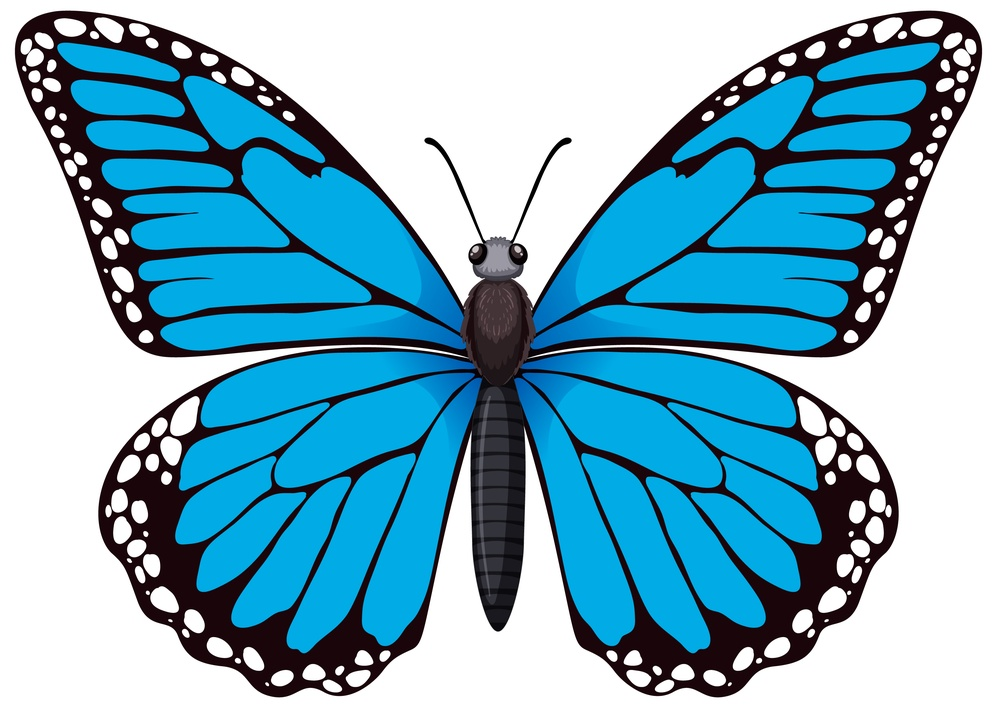
#> input picture LW1/image.jpg, 997 x 708 px, shrunk from 5770 x 4094 before the run, found by its file name
$ jupyter execute task-py.ipynb
#> lines starting #> are read from the running program, lines starting #| are printed output that depends on the picture
[cell 1]
import sys
import cv2
import numpy as np
import matplotlib.pyplot as plt

IN_COLAB = 'google.colab' in sys.modules
if IN_COLAB:
    from google.colab import drive
    drive.mount('/content/drive')

image_path = '/content/drive/MyDrive/ColabNotebooks/image.jpg'

bgr = cv2.imread(image_path)
#> bgr is the input picture: shape (708, 997, 3); mean B, G, R 195, 174, 121.8
if bgr is None:
    raise ValueError(f"Failed to read image: {image_path}")

gray  = cv2.cvtColor(bgr, cv2.COLOR_BGR2GRAY)   # Task 3
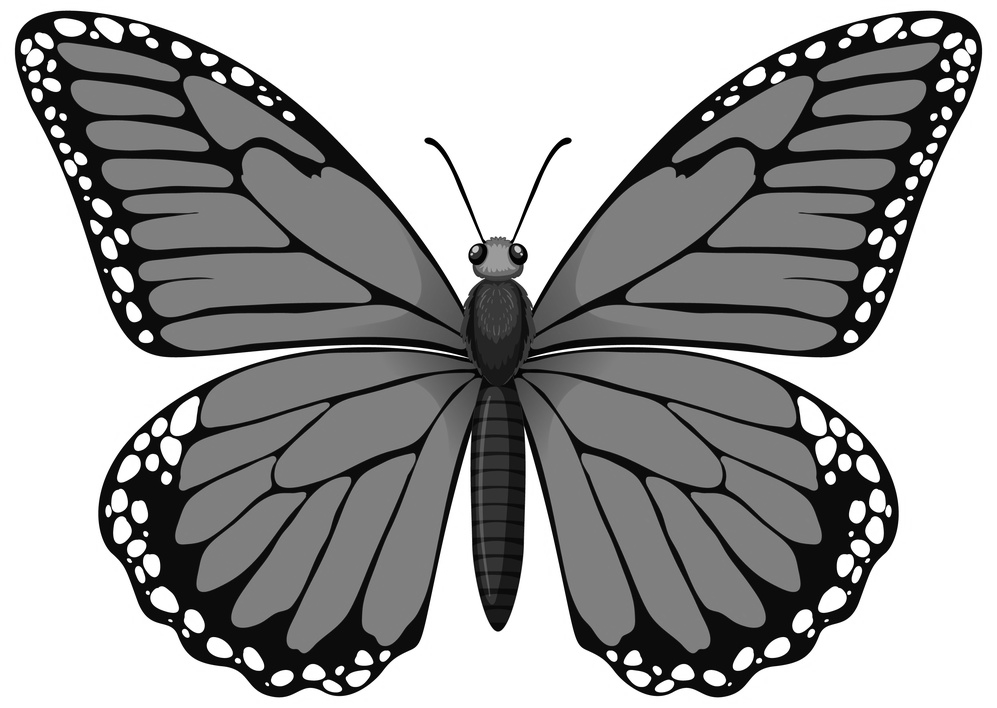
#> gray: shape (708, 997); min 0, max 255, mean 160.8
eq    = cv2.equalizeHist(gray)                  # Task 4
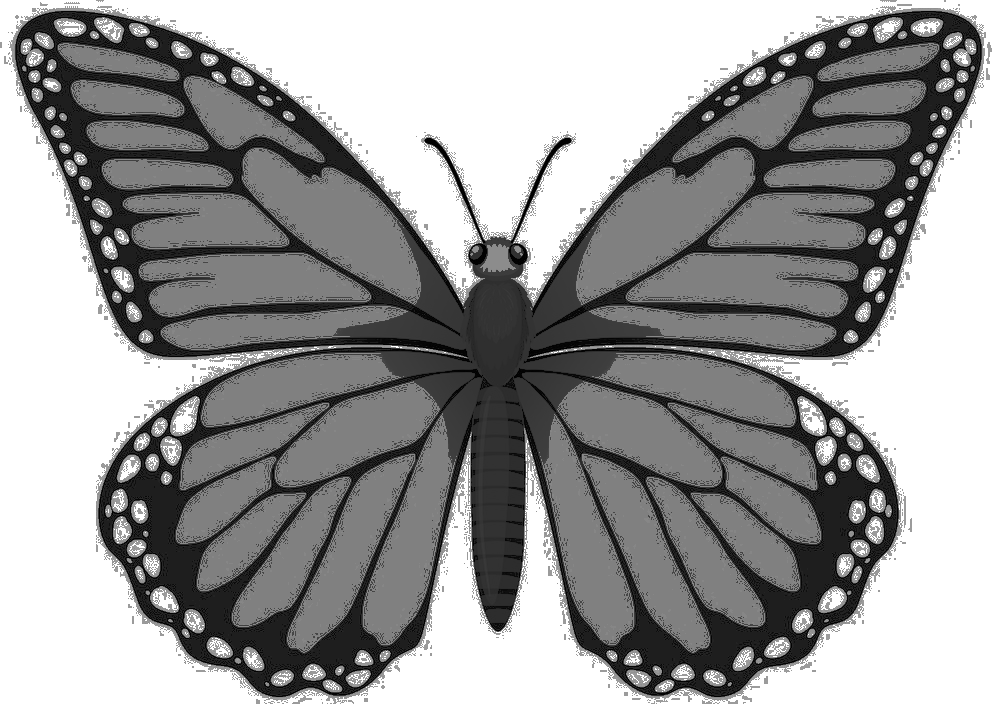
#> eq: shape (708, 997); min 0, max 255, mean 154.7
edges = cv2.Canny(eq, 100, 200)               # Task 5
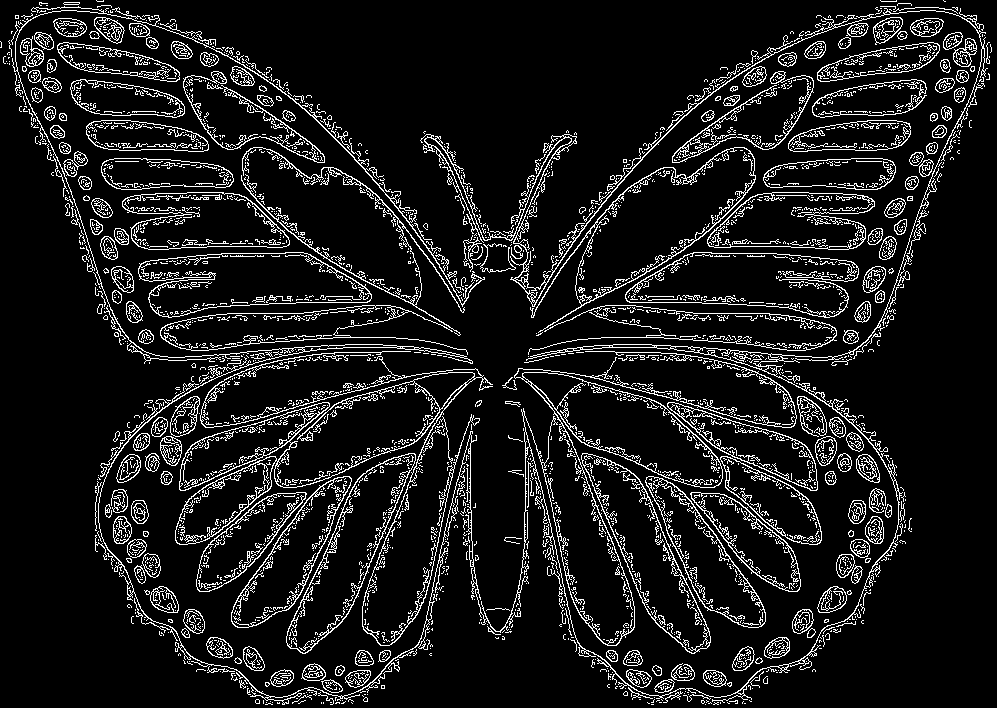
#> edges: shape (708, 997); 10.2% white in thin lines or dots
blur  = cv2.GaussianBlur(gray, (5, 5), 0)       # Task 6

rgb = cv2.cvtColor(bgr, cv2.COLOR_BGR2RGB)      # For matplotlib (Task 2)

images = [
    (rgb,  "Task 2: Original (cv2.imread)"),
    (gray, "Task 3: Grayscale (cv2.cvtColor)"),
    (eq,   "Task 4: Equalized (cv2.equalizeHist)"),
    (edges,"Task 5: Canny Edges (cv2.Canny)"),
    (blur, "Task 6: Gaussian Blur (cv2.GaussianBlur)")
]

plt.figure(figsize=(12, 8))
for i, (img, title) in enumerate(images, 1):
    plt.subplot(2, 3, i)

    if img.ndim == 2:
        plt.imshow(img, cmap='gray')
    else:
        plt.imshow(img)
    plt.title(title)
    plt.axis('off')
#> this loop made 5 passes
#> title on passes 1 to 5: 'Task 2: Original (cv2.imread)', 'Task 3: Grayscale (cv2.cvtColor)', 'Task 4: Equalized (cv2.equalizeHist)', 'Task 5: Canny Edges (cv2.Canny)', 'Task 6: Gaussian Blur (cv2.GaussianBlur)'
plt.tight_layout()
plt.show()
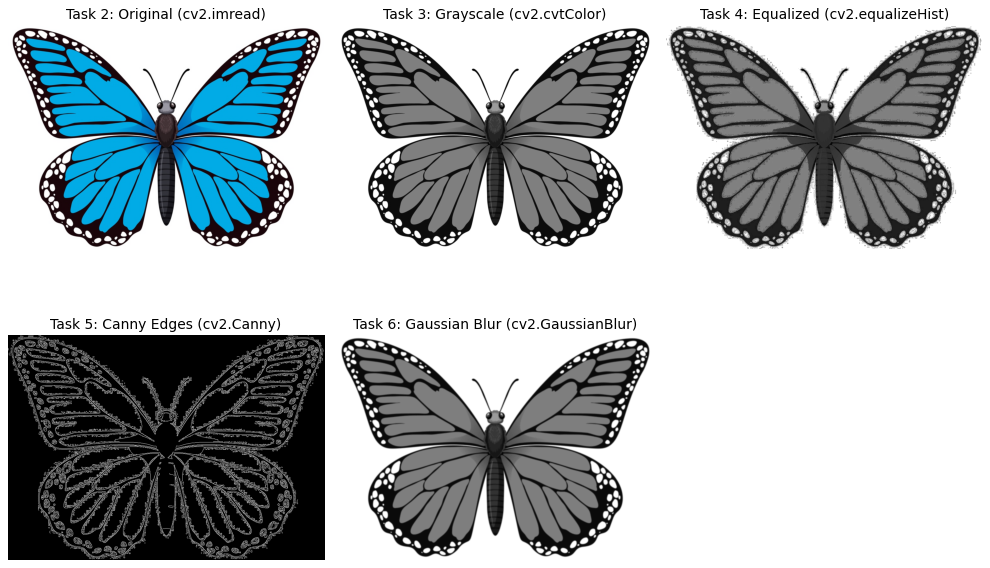
#> figure drawn by matplotlib, 5 panels
